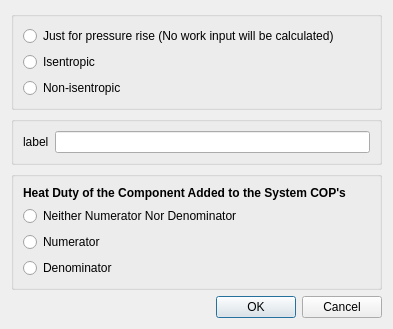
<?xml version="1.0" encoding="UTF-8"?>
<ui version="4.0">
 <class>pumpDialog</class>
 <widget class="QDialog" name="pumpDialog">
  <property name="geometry">
   <rect>
    <x>0</x>
    <y>0</y>
    <width>393</width>
    <height>287</height>
   </rect>
  </property>
  <property name="windowTitle">
   <string>Dialog</string>
  </property>
  <layout class="QVBoxLayout" name="verticalLayout_4">
   <item>
    <widget class="QGroupBox" name="groupBox">
     <property name="title">
      <string/>
     </property>
     <layout class="QVBoxLayout" name="verticalLayout">
      <item>
       <widget class="QRadioButton" name="skipButton">
        <property name="text">
         <string>Just for pressure rise (No work input will be calculated)</string>
        </property>
       </widget>
      </item>
      <item>
       <widget class="QRadioButton" name="isenButton">
        <property name="text">
         <string>Isentropic</string>
        </property>
       </widget>
      </item>
      <item>
       <widget class="QRadioButton" name="nonisen_Button">
        <property name="text">
         <string>Non-isentropic</string>
        </property>
       </widget>
      </item>
     </layout>
    </widget>
   </item>
   <item>
    <widget class="QGroupBox" name="isenBox">
     <property name="title">
      <string/>
     </property>
     <layout class="QHBoxLayout" name="horizontalLayout_2">
      <item>
       <widget class="QLabel" name="efficiencyLabel">
        <property name="text">
         <string>label</string>
        </property>
       </widget>
      </item>
      <item>
       <widget class="QLineEdit" name="isenLine"/>
      </item>
     </layout>
    </widget>
   </item>
   <item>
    <widget class="QGroupBox" name="COPBox">
     <property name="sizePolicy">
      <sizepolicy hsizetype="Minimum" vsizetype="Minimum">
       <horstretch>0</horstretch>
       <verstretch>0</verstretch>
      </sizepolicy>
     </property>
     <property name="title">
      <string/>
     </property>
     <layout class="QVBoxLayout" name="verticalLayout_3">
      <item>
       <widget class="QLabel" name="COPlabel">
        <property name="sizePolicy">
         <sizepolicy hsizetype="Minimum" vsizetype="Preferred">
          <horstretch>0</horstretch>
          <verstretch>0</verstretch>
         </sizepolicy>
        </property>
        <property name="font">
         <font>
          <pointsize>9</pointsize>
          <weight>75</weight>
          <bold>true</bold>
         </font>
        </property>
        <property name="text">
         <string>Heat Duty of the Component Added to the System COP's</string>
        </property>
       </widget>
      </item>
      <item>
       <widget class="QRadioButton" name="NeitherButton">
        <property name="text">
         <string>Neither Numerator Nor Denominator</string>
        </property>
       </widget>
      </item>
      <item>
       <widget class="QRadioButton" name="NumeratorButton">
        <property name="text">
         <string>Numerator</string>
        </property>
       </widget>
      </item>
      <item>
       <widget class="QRadioButton" name="DenominatorButton">
        <property name="text">
         <string>Denominator</string>
        </property>
       </widget>
      </item>
     </layout>
    </widget>
   </item>
   <item>
    <layout class="QHBoxLayout" name="horizontalLayout">
     <item>
      <spacer name="horizontalSpacer">
       <property name="orientation">
        <enum>Qt::Horizontal</enum>
       </property>
       <property name="sizeHint" stdset="0">
        <size>
         <width>40</width>
         <height>20</height>
        </size>
       </property>
      </spacer>
     </item>
     <item>
      <widget class="QPushButton" name="okButton">
       <property name="text">
        <string>OK</string>
       </property>
      </widget>
     </item>
     <item>
      <widget class="QPushButton" name="cancelButton">
       <property name="text">
        <string>Cancel</string>
       </property>
      </widget>
     </item>
    </layout>
   </item>
  </layout>
 </widget>
 <tabstops>
  <tabstop>okButton</tabstop>
  <tabstop>cancelButton</tabstop>
  <tabstop>skipButton</tabstop>
  <tabstop>isenButton</tabstop>
  <tabstop>nonisen_Button</tabstop>
  <tabstop>isenLine</tabstop>
  <tabstop>NeitherButton</tabstop>
  <tabstop>NumeratorButton</tabstop>
  <tabstop>DenominatorButton</tabstop>
 </tabstops>
 <resources/>
 <connections/>
</ui>
